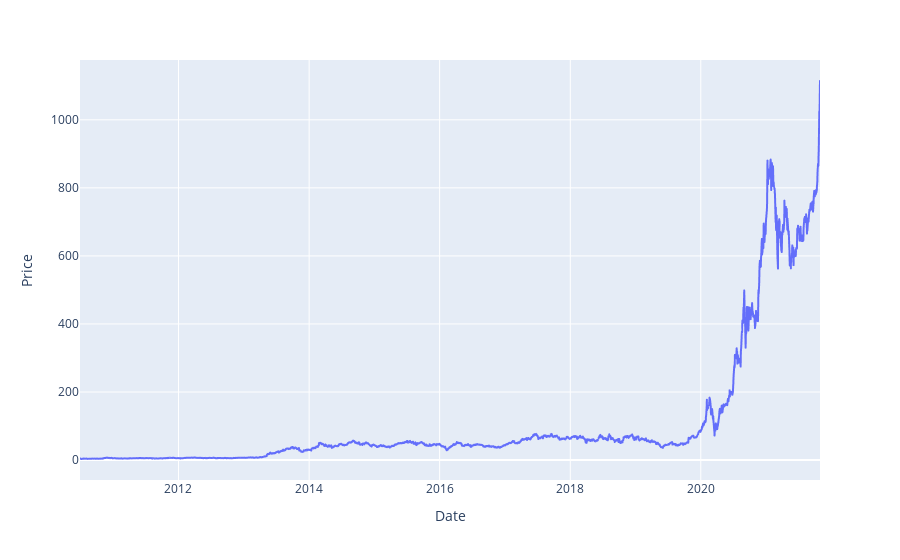

Notebook cell for this chart:
### Markdown cell above
# STOCK PRICE PLOT

### Code cell
import plotly.express as px

stock_price=pd.DataFrame(info[1][1])
stock_price.reset_index(inplace=True)

closing_price=stock_price["Close"]   #stock_price[close] viene salvato in closing_price perchè servirà spesso più avanti!!
Date=stock_price["Date"]

stockplot = px.line(x=Date, y=closing_price, labels=dict(x="Date", y="Price"))
stockplot.show()

### Figure 1 — Plotly figure (JSON) as saved in the notebook; plotly's stock layout.template omitted (floating-point values rounded to 4 significant figures; data arrays with more than 128 entries replaced by an {"elided": "..."} marker saying what was removed)
{"data": [{"hovertemplate": "Date=%{x}<br>Price=%{y}<extra></extra>", "legendgroup": "", "line": {"color": "#636efa", "dash": "solid"}, "marker": {"symbol": "circle"}, "mode": "lines", "name": "", "showlegend": false, "type": "scattergl", "x": {"elided": "2856 str values"}, "xaxis": "x", "y": {"elided": "2856 float values"}, "yaxis": "y"}], "layout": {"legend": {"tracegroupgap": 0}, "margin": {"t": 60}, "xaxis": {"anchor": "y", "domain": [0, 1], "title": {"text": "Date"}}, "yaxis": {"anchor": "x", "domain": [0, 1], "title": {"text": "Price"}}}}
